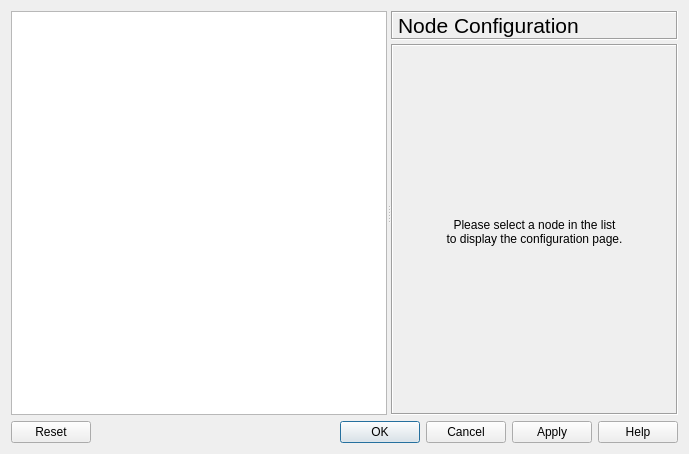
<?xml version="1.0" encoding="UTF-8"?>
<ui version="4.0">
 <class>NodePropertiesDialog</class>
 <widget class="QDialog" name="NodePropertiesDialog">
  <property name="geometry">
   <rect>
    <x>0</x>
    <y>0</y>
    <width>689</width>
    <height>454</height>
   </rect>
  </property>
  <property name="windowTitle">
   <string>Node properties</string>
  </property>
  <property name="styleSheet">
   <string notr="true">QWidget {
    background-color: #323232;
    color: #BAF73C;
}

QToolBar {
    border:0px;
}

QGraphicsView, QTextEdit, QPlainTextEdit, QTreeWidget, QListWidget, QLineEdit, QSpinBox, QComboBox {
    background-color: #282828;
}

QLabel, QMenu, QStatusBar {
  color: #BAF73C;
}

QMenuBar::item {
    background-color: #323232;
}

QMenu::item:selected {
    color: #f2f2f2;
    background-color: #383838;
}

QToolButton:hover {
    background-color: #383838;
}

QGroupBox {
    color: #BAF73C;
    font: bold 12px;
    padding: 15px;
    border-style: none;
}

QAbstractScrollArea::corner {
    background: #323232;
}

QScrollBar::add-page:horizontal, QScrollBar::sub-page:horizontal, QScrollBar::add-page:vertical, QScrollBar::sub-page:vertical {
  background: none;
}

QComboBox {
    selection-color: #f2f2f2;
    selection-background-color: #323232;
}

QComboBox QAbstractItemView {
    background-color: #282828;
}

QDockWidget, QMenuBar, QPushButton, QToolButton, QTabWidget, QHeaderView::section {
    color: #BAF73C;
    font: bold 11px;
}

QTabBar {
    color: #BAF73C;
}

QRadioButton, QCheckBox {
  color: #BAF73C;
}

QRadioButton::disabled, QCheckBox::disabled {
  color: gray;
}
# bg-color=#282828
# fg-color=#BAF73C
# tool-bar=#323232
# selection-bg=#383838 
# selection-fg=#f2f2f2 </string>
  </property>
  <layout class="QGridLayout">
   <item row="0" column="0">
    <widget class="QSplitter" name="splitter">
     <property name="orientation">
      <enum>Qt::Horizontal</enum>
     </property>
     <widget class="QTreeWidget" name="uiNodesTreeWidget">
      <property name="sizePolicy">
       <sizepolicy hsizetype="Preferred" vsizetype="Expanding">
        <horstretch>0</horstretch>
        <verstretch>0</verstretch>
       </sizepolicy>
      </property>
      <attribute name="headerVisible">
       <bool>false</bool>
      </attribute>
      <column>
       <property name="text">
        <string>Nodes</string>
       </property>
      </column>
     </widget>
     <widget class="QWidget" name="verticalLayout">
      <layout class="QVBoxLayout">
       <property name="spacing">
        <number>4</number>
       </property>
       <property name="leftMargin">
        <number>0</number>
       </property>
       <property name="topMargin">
        <number>0</number>
       </property>
       <property name="rightMargin">
        <number>0</number>
       </property>
       <property name="bottomMargin">
        <number>0</number>
       </property>
       <item>
        <widget class="QLabel" name="uiTitleLabel">
         <property name="font">
          <font>
           <pointsize>16</pointsize>
          </font>
         </property>
         <property name="frameShape">
          <enum>QFrame::Box</enum>
         </property>
         <property name="frameShadow">
          <enum>QFrame::Sunken</enum>
         </property>
         <property name="text">
          <string>Node Configuration</string>
         </property>
         <property name="textFormat">
          <enum>Qt::PlainText</enum>
         </property>
        </widget>
       </item>
       <item>
        <widget class="QStackedWidget" name="uiConfigStackedWidget">
         <property name="sizePolicy">
          <sizepolicy hsizetype="Expanding" vsizetype="Expanding">
           <horstretch>0</horstretch>
           <verstretch>0</verstretch>
          </sizepolicy>
         </property>
         <property name="frameShape">
          <enum>QFrame::Box</enum>
         </property>
         <property name="frameShadow">
          <enum>QFrame::Sunken</enum>
         </property>
         <property name="currentIndex">
          <number>0</number>
         </property>
         <widget class="QWidget" name="uiEmptyPageWidget">
          <layout class="QVBoxLayout">
           <property name="spacing">
            <number>0</number>
           </property>
           <property name="leftMargin">
            <number>0</number>
           </property>
           <property name="topMargin">
            <number>4</number>
           </property>
           <property name="rightMargin">
            <number>0</number>
           </property>
           <property name="bottomMargin">
            <number>0</number>
           </property>
           <item>
            <spacer>
             <property name="orientation">
              <enum>Qt::Vertical</enum>
             </property>
             <property name="sizeType">
              <enum>QSizePolicy::Expanding</enum>
             </property>
             <property name="sizeHint" stdset="0">
              <size>
               <width>20</width>
               <height>20</height>
              </size>
             </property>
            </spacer>
           </item>
           <item>
            <widget class="QLabel" name="textLabel">
             <property name="text">
              <string>Please select a node in the list 
to display the configuration page.</string>
             </property>
             <property name="alignment">
              <set>Qt::AlignCenter</set>
             </property>
            </widget>
           </item>
           <item>
            <spacer>
             <property name="orientation">
              <enum>Qt::Vertical</enum>
             </property>
             <property name="sizeType">
              <enum>QSizePolicy::Expanding</enum>
             </property>
             <property name="sizeHint" stdset="0">
              <size>
               <width>20</width>
               <height>40</height>
              </size>
             </property>
            </spacer>
           </item>
          </layout>
         </widget>
        </widget>
       </item>
      </layout>
     </widget>
    </widget>
   </item>
   <item row="1" column="0">
    <widget class="QDialogButtonBox" name="uiButtonBox">
     <property name="orientation">
      <enum>Qt::Horizontal</enum>
     </property>
     <property name="standardButtons">
      <set>QDialogButtonBox::Apply|QDialogButtonBox::Cancel|QDialogButtonBox::Help|QDialogButtonBox::Ok|QDialogButtonBox::Reset</set>
     </property>
    </widget>
   </item>
  </layout>
 </widget>
 <resources>
  <include location="../../resources/resources.qrc"/>
 </resources>
 <connections/>
</ui>
